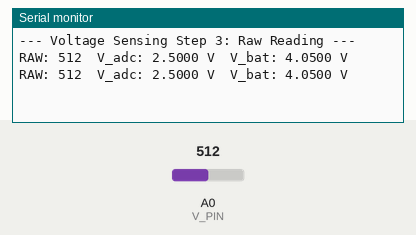
Simulated run of this sketch. Board: Arduino Uno, built with avr-gcc and run on an emulated ATmega328P. On the bench: the last lines printed to the serial monitor. Inputs (shaded band) come from the test bench; at power-on: A0 (V_PIN) = 512.

Above: at 1.7 s.
1.8 s: A0 (V_PIN) set to 716
At 2.8 s:
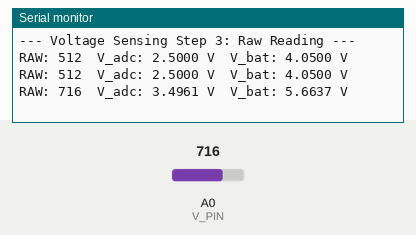
3.3 s: A0 (V_PIN) set to 900
At 4.3 s:
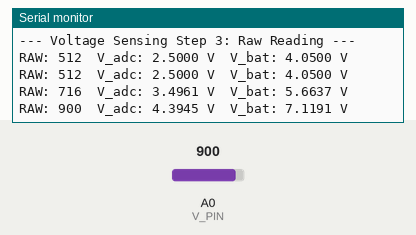
Timing chart, 0 to 6.3 s (numbered marks = the images above; inputs shaded):
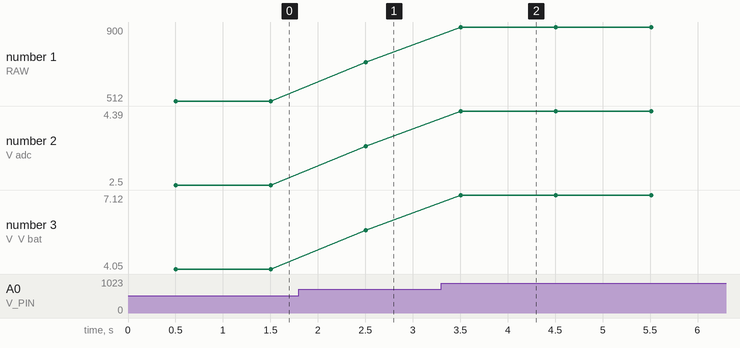

Measured:
- after the input at 1.8 s, the serial monitor: prints a new line after 0.70 s (image 1)
- after the input at 3.3 s, the serial monitor: prints a new line after 0.21 s (image 2)
- plotted number 1: 512 → 716 after the input at 1.8 s, 716 → 900 after the input at 3.3 s
- plotted number 2: 2.5 → 3.5 after the input at 1.8 s, 3.5 → 4.39 after the input at 3.3 s
- plotted number 3: 4.05 → 5.66 after the input at 1.8 s, 5.66 → 7.12 after the input at 3.3 s

The sketch:

voltage_sensing_Raw.ino
```cpp
const int V_PIN = A0;        // Analogue pin connected to voltage divider junction
const float VREF = 5.0;      // Nominal reference — will be corrected in Phase 2
const float R1 = 6200.0;     // Upper resistor in ohms
const float R2 = 10000.0;    // Lower resistor in ohms
const float SCALE = (R1 + R2) / R2;   // = 1.62

void setup() {
  Serial.begin(115200);
  delay(500);
  Serial.println("--- Voltage Sensing Step 3: Raw Reading ---");
}

void loop() {
  int raw = analogRead(V_PIN);
  float v_adc = (raw / 1024.0) * VREF;
  float v_bat = v_adc * SCALE;

  Serial.print("RAW: ");
  Serial.print(raw);
  Serial.print("  V_adc: ");
  Serial.print(v_adc, 4);
  Serial.print(" V  V_bat: ");
  Serial.print(v_bat, 4);
  Serial.println(" V");

  delay(1000);
}
```
